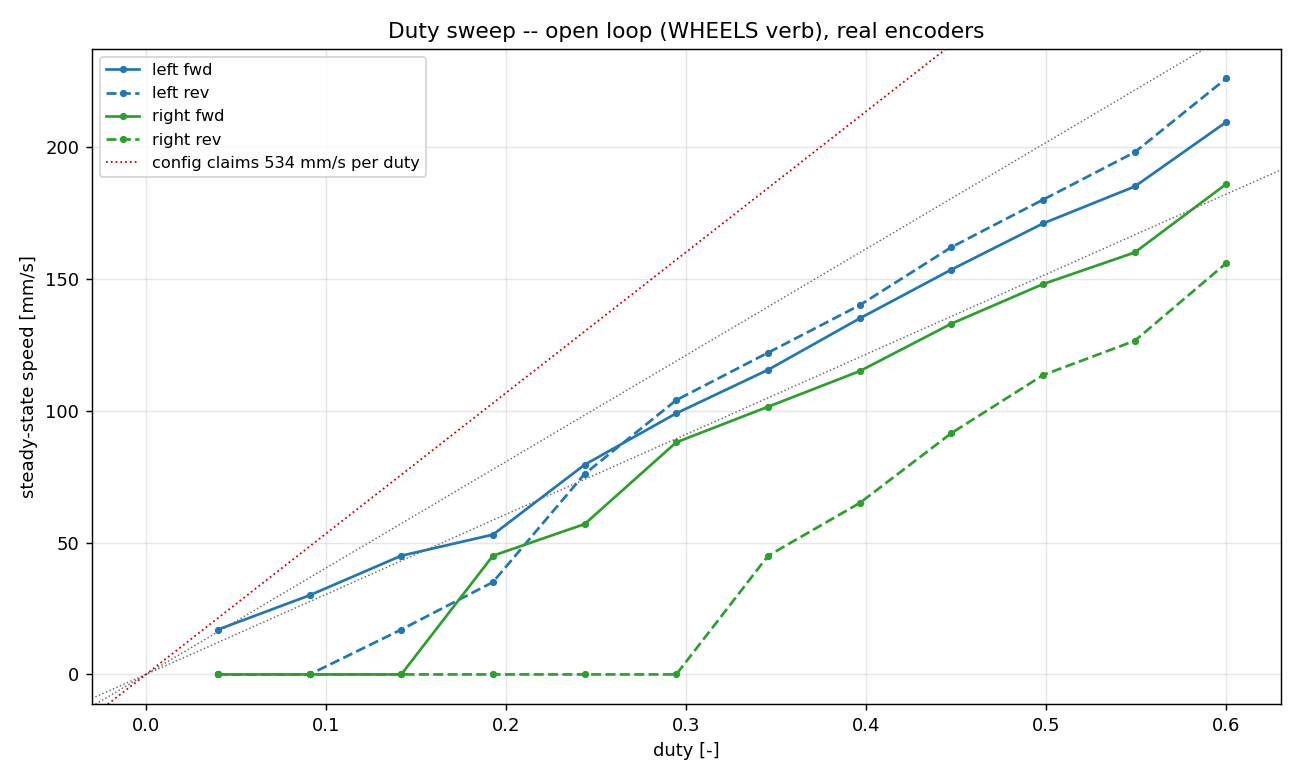

The script that saved this image:
#!/usr/bin/env python3
"""duty_sweep.py -- measure the wheel plant: duty -> steady-state speed.

`App::Drive` is OPEN LOOP (`src/firm/app/drive.h:14`): it converts a commanded
wheel speed to duty via `dutyPerSpeed` and writes it, with no feedback. So
`dutyPerSpeed` IS the plant model, and when it is wrong the robot simply runs at
the wrong speed -- measured 2026-07-31 at 35% of commanded. Three constants in
the tree claim to be this gain and disagree by up to 2.34x. This settles it.

TWO CORRECTIONS TO THE PRE-2026-07-31 VERSION OF THIS SCRIPT
------------------------------------------------------------
1. **It drove through `move_wheels()` -- the PLANNER path.** `Motion::WheelTrim`
   runs a closed velocity loop there and actively corrects the exact error being
   measured, so the plant looked better than it is. This now uses the `WHEELS`
   verb (`NezhaProtocol.wheels()`), which `robot_loop.cpp:262-280` routes
   straight to Drive after `planner_.estop()` -- genuinely open loop.
2. **Its duty axis was wrong by ~1.75x.** It assumed `speed = duty * 1370`.
   Drive's actual chain, from `drive.cpp:81-138`, is:

       command = (|desired| - intercept[wheel][dir]) / gain[wheel][dir]
       duty    = command * dutyPerSpeed
       duty    = copysign(outputDeadband, duty)  if 0 < |duty| < outputDeadband

   Every constant lives in the robot JSON, so this inverts that chain to pick
   the commanded speed that produces each target duty. No reflash needed --
   reading the firmware's own arithmetic beats perturbing it.

THE ACCEL/DECEL SUBTLETY
------------------------
`correctedCommand()` picks coefficients with `(|desired| > |previous|) ? accel :
decel`, where `previous` is the previous COMMANDED speed. Holding a rung means
`desired == previous` after the first cycle, so steady state uses the **DECEL**
pair. Using the accel pair here would bias every fit.

    uv run python src/tests/bench/duty_sweep.py --port /dev/cu.usbmodem2121102
"""
from __future__ import annotations

import argparse
import csv
import json
import pathlib
import statistics
import sys
import time

from robot_radio.io.serial_conn import SerialConnection
from robot_radio.robot.protocol import NezhaProtocol

_REPO = pathlib.Path(__file__).resolve().parents[3]

DEFAULT_PORT = "/dev/cu.usbmodem2121102"

# App::Drive arms each WHEELS command until `commandDeadline_ = now + duration`
# (drive.cpp:16), so the host must re-arm well inside the window or the deadman
# fires mid-rung and the wheel coasts -- which reads as a soft plant rather than
# a lost lease. Refresh at ~1/5 of the lease. See
# clasi/issues/testgui-unmanaged-drive-lease-expiry-and-terminal-pivot.md.
LEASE = 300.0        # [ms]
REFRESH = 0.060      # [s]

SETTLE = 1.0         # [s] discarded while the wheel reaches the rung
DWELL = 1.0          # [s] sampled window at steady state
REST = 0.5           # [s] full stop between rungs, so each starts from stuck
MOTION = 5.0         # [mm/s] below this the wheel is considered not turning


def _load_control(robot: str) -> dict:
    """Drive's calibration, straight from the robot JSON.

    Raw JSON deliberately, NOT pydantic: `ControlConfig` silently drops keys it
    does not declare (clasi/issues/misc-changes-from-2026-07-31-session.md item
    4), and a silently-missing constant here would corrupt the whole x-axis.
    """
    path = _REPO / "data" / "robots" / f"{robot}.json"
    control = json.loads(path.read_text())["control"]
    missing = [k for k in ("duty_per_speed_left", "duty_per_speed_right",
                           "output_deadband") if control.get(k) is None]
    if missing:
        sys.exit(f"{path.name} missing required control keys: {missing}")
    return control


def _speed_for_duty(duty: float, wheel: str, c: dict) -> float:  # -> [mm/s]
    """Invert Drive's chain: the commanded speed that yields `duty`."""
    gain = c.get(f"wheel_gain_{wheel}_decel") or 1.0
    intercept = c.get(f"wheel_intercept_{wheel}_decel") or 0.0
    return duty / c[f"duty_per_speed_{wheel}"] * gain + intercept


def _fit(points):
    """Least-squares `speed = m*duty + b` over `points`; returns (m, b)."""
    n = len(points)
    mx = sum(p[0] for p in points) / n
    my = sum(p[1] for p in points) / n
    den = sum((x - mx) ** 2 for x, _ in points)
    m = sum((x - mx) * (y - my) for x, y in points) / den
    return m, my - m * mx


def _hold(proto, v_left, v_right):
    """Drive one rung open loop; return velocity samples from steady state."""
    samples = []
    t0 = time.monotonic()
    while time.monotonic() - t0 < SETTLE + DWELL:
        proto.wheels(v_left, v_right, LEASE)
        for f in proto.read_binary_tlm_frames(int(REFRESH * 1000)) or []:
            if f.vel and time.monotonic() - t0 >= SETTLE:
                samples.append(f.vel)
    return samples


def main() -> int:
    ap = argparse.ArgumentParser(description=__doc__)
    ap.add_argument("--port", default=DEFAULT_PORT)
    ap.add_argument("--robot", default="tovez")
    ap.add_argument("--duty-min", type=float, default=0.04)
    ap.add_argument("--duty-max", type=float, default=0.60)
    ap.add_argument("--rungs", type=int, default=15)
    ap.add_argument("--fit-from", type=float, default=0.12,
                    help="ignore rungs below this duty when fitting the line "
                         "-- the deadband region is not linear")
    args = ap.parse_args()

    c = _load_control(args.robot)
    print(f"{args.robot}: duty_per_speed L={c['duty_per_speed_left']:.6f} "
          f"R={c['duty_per_speed_right']:.6f} deadband={c['output_deadband']}")

    step = (args.duty_max - args.duty_min) / (args.rungs - 1)
    duties = [round(args.duty_min + i * step, 4) for i in range(args.rungs)]

    conn = SerialConnection(port=args.port)
    conn.connect()
    proto = NezhaProtocol(conn)
    rows = []
    try:
        print(f"\n{'wheel':>5} {'dir':>4} {'duty':>6} {'cmd':>7} {'measured':>9}")
        print("-" * 36)
        for wheel in ("left", "right"):
            for direction in (+1, -1):
                for duty in duties:
                    speed = direction * _speed_for_duty(duty, wheel, c)
                    pair = (speed, 0.0) if wheel == "left" else (0.0, speed)
                    samples = _hold(proto, *pair)
                    proto.estop()
                    time.sleep(REST)
                    if not samples:
                        print("  no telemetry -- aborting")
                        return 1
                    idx = 0 if wheel == "left" else 1
                    meas = statistics.median(abs(s[idx]) for s in samples)
                    print(f"{wheel:>5} {'fwd' if direction > 0 else 'rev':>4} "
                          f"{duty:6.3f} {speed:7.0f} {meas:9.1f}")
                    rows.append((wheel, direction, duty, speed, meas,
                                 len(samples)))
    finally:
        try:
            proto.estop()
        except Exception:
            pass
        conn.disconnect()

    out_csv = _REPO / "src" / "tests" / "bench" / "duty_sweep.csv"
    with open(out_csv, "w", newline="") as f:
        w = csv.writer(f)
        w.writerow(["wheel", "direction", "duty", "commanded", "measured", "n"])
        w.writerows(rows)
    print(f"\nwrote {out_csv}")

    # --- dead zone: lowest duty that actually turned the wheel ---------------
    print("\nDEAD ZONE (lowest duty with sustained motion):")
    for wheel in ("left", "right"):
        for direction in (+1, -1):
            edge = next((r[2] for r in rows if r[0] == wheel
                         and r[1] == direction and r[4] > MOTION), None)
            print(f"  {wheel:<5} {'fwd' if direction > 0 else 'rev'}: {edge}")

    # --- plant gain ---------------------------------------------------------
    print(f"\nPLANT GAIN (fit over duty >= {args.fit_from}):")
    gains = {}
    for wheel in ("left", "right"):
        pts = [(r[2], r[4]) for r in rows
               if r[0] == wheel and r[2] >= args.fit_from and r[4] > MOTION]
        if len(pts) < 3:
            print(f"  {wheel}: too few usable points ({len(pts)})")
            continue
        m, b = _fit(pts)
        gains[wheel] = m
        print(f"  {wheel:<5} speed = {m:7.1f}*duty {b:+7.1f}   "
              f"=> duty_per_speed = {1.0 / m:.6f}  "
              f"(config {c[f'duty_per_speed_{wheel}']:.6f})")

    if len(gains) == 2:
        mean = (gains["left"] + gains["right"]) / 2.0
        spread = abs(gains["left"] - gains["right"])
        print(f"\nL/R spread: {spread:.1f} mm/s per unit duty "
              f"({spread / mean * 100:.1f}%)")
        print(f"RECOMMENDED shared default duty_per_speed = {1.0 / mean:.6f}")

    # --- chart --------------------------------------------------------------
    try:
        import matplotlib
        matplotlib.use("Agg")
        import matplotlib.pyplot as plt
    except ImportError:
        print("(matplotlib unavailable -- skipping chart)")
        return 0

    fig, ax = plt.subplots(figsize=(10, 6))
    styles = {("left", 1): ("#1f77b4", "-"), ("left", -1): ("#1f77b4", "--"),
              ("right", 1): ("#2ca02c", "-"), ("right", -1): ("#2ca02c", "--")}
    for (wheel, direction), (colr, ls) in styles.items():
        pts = [(r[2], r[4]) for r in rows
               if r[0] == wheel and r[1] == direction]
        ax.plot([p[0] for p in pts], [p[1] for p in pts], color=colr, ls=ls,
                marker="o", ms=3,
                label=f"{wheel} {'fwd' if direction > 0 else 'rev'}")
    for wheel, m in gains.items():
        ax.axline((0, 0), slope=m, lw=0.8, ls=":", color="#666666")
    nominal = 1.0 / c["duty_per_speed_left"]
    ax.axline((0, 0), slope=nominal, color="#cc0000", lw=1.0, ls=":",
              label=f"config claims {nominal:.0f} mm/s per duty")
    ax.set_xlabel("duty [-]")
    ax.set_ylabel("steady-state speed [mm/s]")
    ax.set_title("Duty sweep -- open loop (WHEELS verb), real encoders")
    ax.legend(fontsize=9)
    ax.grid(True, alpha=0.3)
    fig.tight_layout()
    out_png = _REPO / "src" / "tests" / "bench" / "duty_sweep.png"
    fig.savefig(out_png, dpi=130)
    print(f"wrote {out_png}")
    return 0


if __name__ == "__main__":
    sys.exit(main())
